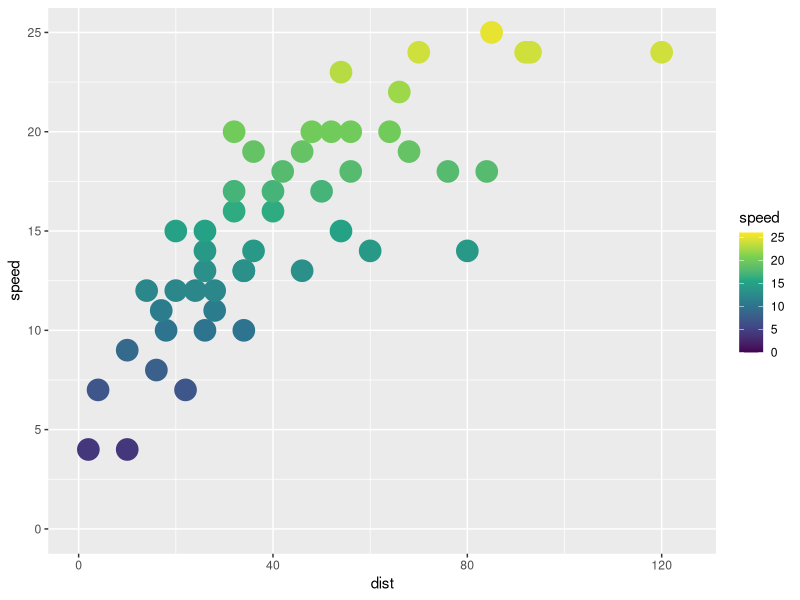
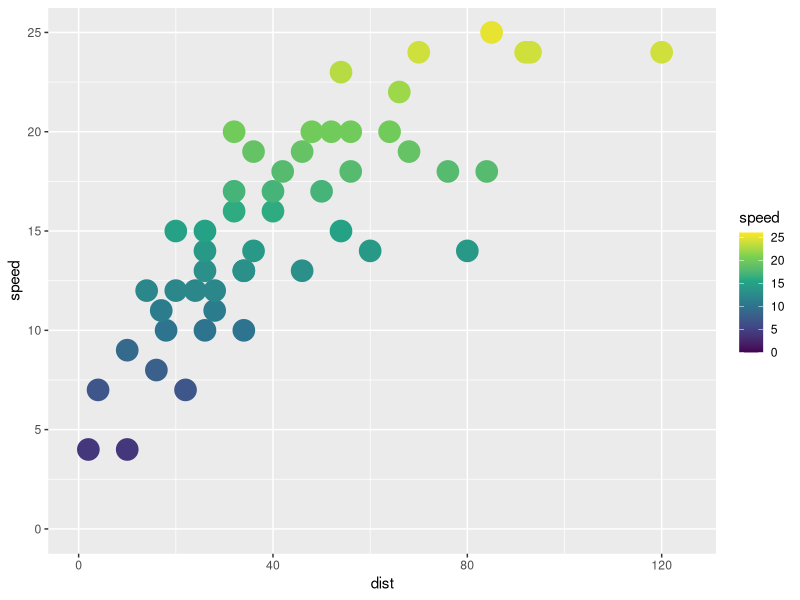
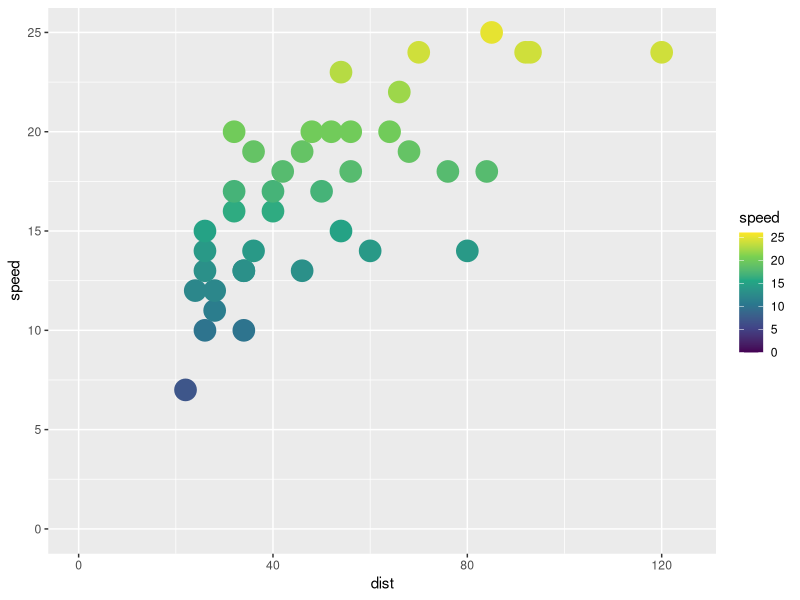
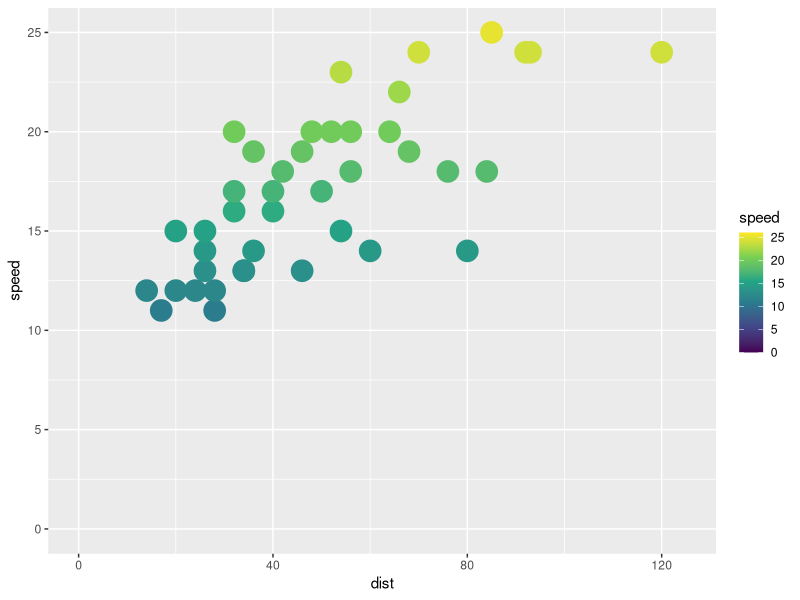
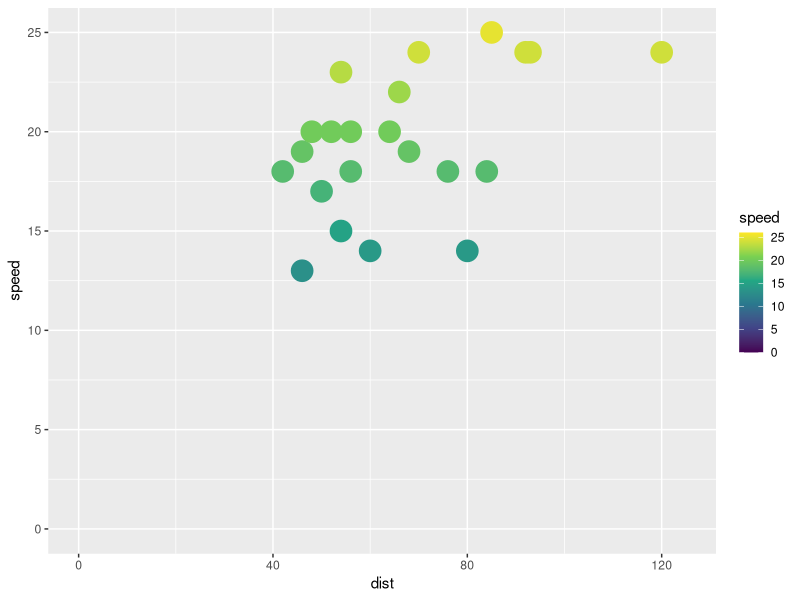

Source code (R) for these figures, in order:
## ---- chunk 1
knitr::opts_chunk$set(echo = TRUE)
options(tidyverse.quiet = TRUE)
## ---- chunk 2
library(tidyverse)

ggplot(cars) + 
  aes(dist, speed) + 
  geom_point(size = 7) + 
  aes(color = speed) + 
  scale_color_viridis_c(limits = c(0,26)) + 
  scale_x_continuous(limits = c(0,125)) +
  scale_y_continuous(limits = c(0,25))

last_plot() %>% `%+%`(cars)

update_data <- `%+%`

last_plot() |>
  update_data(cars %>% filter(dist > 20))

plot_update_data <- function(p = last_plot(), data){
  
  p$data <- data

  p

}


plot_update_data(data = cars %>% filter(speed > 10))


plot_filter_data <- function(p = last_plot(), keep){
  
  p$data <- p$data %>% filter({{keep}})
  
  p
  
}


plot_filter_data(keep = dist > 40)

## ---- chunk 3
